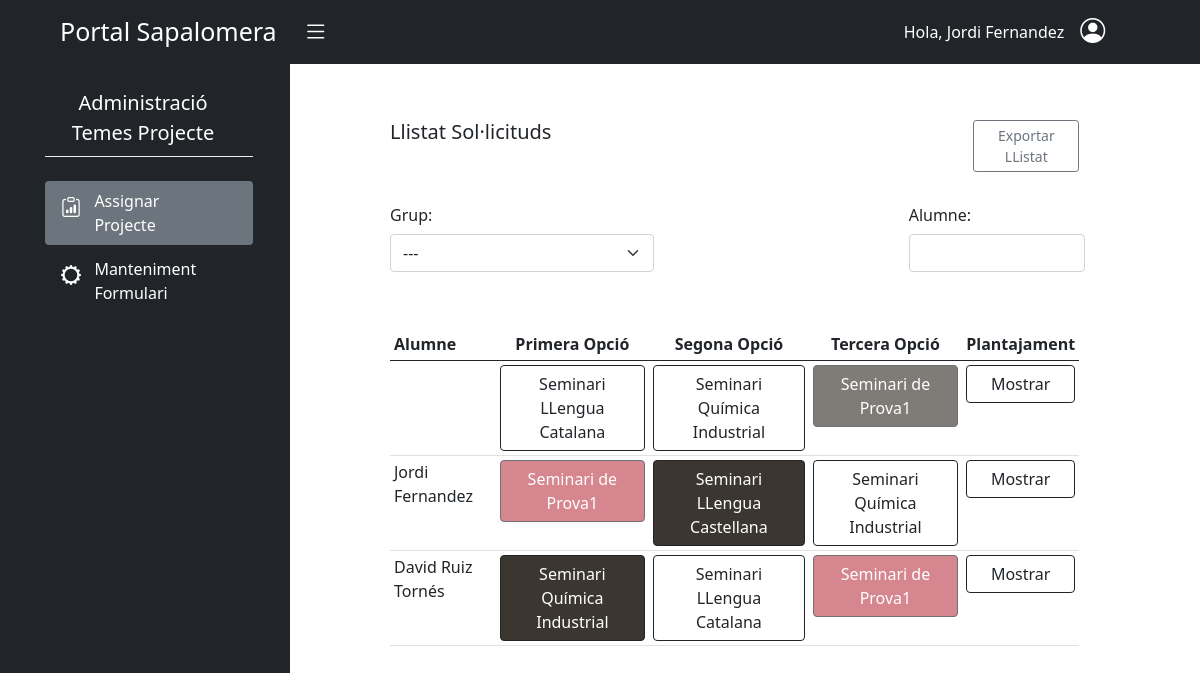
Page /aplicacions/projecte_batxillerat/assignarProjecte/ (signed in) on the committed database.
### batxillerat_projecte/models.py (models this page shows)
class Solicitud(models.Model):
    plantajament = models.TextField()
    seminari = models.ForeignKey(Seminari, on_delete=models.CASCADE)
    usuari = models.ForeignKey(User, on_delete=models.CASCADE)
    assignat = models.BooleanField(default=False)
    class Meta:
        permissions = (
            ("enviar_solicitud", "Pot enviar Solicitud"),
        )

class Seminari(models.Model):
    nom = models.CharField(max_length=100)
    departament = models.ForeignKey(Departament, on_delete=models.CASCADE)
    places = models.PositiveSmallIntegerField()
    def __str__(self):
        return self.nom

### batxillerat_projecte/decorators.py (the view)
    def func(request, *args, **kwargs):
        if request.user in llistaEncarregats or request.user.is_staff:
            return view_func(request, *args, **kwargs)
        else:
            raise PermissionDenied

### batxillerat_projecte/templates/batx_seminaris/assignar_projecte.html (shortened to what this page needs)
{% extends "base.html" %}
{% load crispy_forms_tags %}
{% load static %}
{% block content %}
<div id="wrapper">
  <div class="container-fluid">
      <div id="sidebar-wrapper">
          <ul class="sidebar-nav">
              <div class="row d-flex justify-content-center">
                  <div class="col-11">
                      <div class="row">
                          <div class="col-11 text-white">
                              <ul>
                                  <li class="colorNavLink fs-5 nav-link pt-4 ps-1 text-center colorNavModificat">Administració </br>Temes Projecte</li>
                                  <div style="background-color:#EAEFF5;height:1px;"></div>
                                  <li class="colorNavLink rounded nav-link mt-4 bg-secondary" role="button">
                                    <div class="row">
                                      <div class="col-sm-2  pt-1">
                                        <i class="bi bi-clipboard-data me-3" style="font-size:20px;"></i>
                                      </div>
                                      <div class="col-sm-8 pe-2  me-4">
                                          Assignar<br>Projecte
                                      </div>
                                    </div>
                                  </li>
                                  <li onclick = "location.href= '{% url 'batxSeminaris:manteniment-formulari' %}'" class=" colorNavLink nav-link color-boto rounded mt-1" role="button">
                                      <div class="row">
                                        <div class="col-sm-2 pt-1">
                                            <i class="bi bi-gear-wide" style="font-size:20px;" ></i>
                                        </div>
                                        <div class="col-sm-8">
                                            Manteniment <br> Formulari
                                        </div>
                                      </div>
                                    </li>
                              </ul>
                          </div>
                      </div>
                  </div>
              </div>
          </ul>
      </div>
      <div id="page-content-wrapper" class="overflow-auto" style="height:85vh">
          <div class="container-fluid">
            <div class="col p-1 ps-5">
              <div class="container p-2">
                <div class="row py-4">
                    <div class="col-sm-5">
                      <h5>Llistat Sol·licituds</h5>
                    </div>
                    <div class="col-sm-4"></div>
                    <div class="col-sm-2">
                        <button onclick = "location.href= '{% url 'batxSeminaris:exportar-pdf' %}'" type="button" class="btn btn-outline-secondary btn-sm">Exportar LListat</button>
                    </div>
                </div>
                <div class="row d-flex justify-content-between">
                  <div class="col-auto">
                    <label for="grup" class="col-form-label">Grup:</label>
                    <div>
                      <select class="form-select" id="filter">
                        <option selected value="Tots">---</option>
                      </select>
                    </div>
                  </div>
                  <div class="col-sm-4">
                    <label for="alumne" class="col-form-label">Alumne:</label>
                    <div class="col-md-9">
                      <input type="input" id="alumne" class="form-control">
                    </div>
                  </div>
                </div>
                <div class="row py-2">
                  <div class="col-md-11 py-5">
                    <table class=" table-responsive table table-sm table-hover">
                      <thead>
                        <tr>
                            <th>Alumne</th>
                            <th class="text-center">Primera Opció</th>
                            <th class="text-center">Segona Opció</th>
                            <th class="text-center">Tercera Opció</th>
                            <th class="text-center">Plantajament</th>
                        </tr>
                      </thead>
                      <tbody id="taulaSolicituds">
                        {% for key, value in llista_solicituds %}
                          <tr grup="{{value.0.usuari.groups.all.0}}">
                            <td>{{value.0.usuari.get_full_name}}</td>
                              {% for solicitud in value %}
                                <td>
                                  <span data-bs-toggle="popover"
                                        data-bs-trigger="hover"
                                        data-bs-placement="top"
                                        data-bs-content="Places Disponibles: {% for places in placesDisponibles %}{% if solicitud.seminari_id == places.seminari %}{{places.num_places}}{% endif %} {% endfor %} " >
                                    <button
                                      type="button"
                                      class="btn btn-outline-dark w-100 {% if solicitud.assignat == True %}active{% endif %}"
                                      {% for places in placesDisponibles %}{% if solicitud.seminari_id == places.seminari %}{% if places.num_places == 0 %}disabled='disabled'{% endif %}{% endif %} {% endfor %}
                                      usuari-id="{{solicitud.usuari_id}}"
                                      solicitud-id="{{solicitud.id}}"
                                      seminari-id="{{solicitud.seminari_id}}" >{{solicitud.seminari}}</button>
                                  </span>
                                </td>
                              {% endfor %}
                              <td>
                                <button type="button"
                                        class="btn btn-outline-dark w-100"
                                        data-bs-toggle="collapse"
                                        data-bs-target="#mostrar{{key}}"
                                        aria-controls="mostrar{{key}}">Mostrar</button>
                              </td>
                          </tr>
                        {% endfor %}
                      </tbody>
                    </table>
                  </div>
                </div>
              </div>
            </div>
          </div>
      </div>
  </div>
</div>
{% endblock %}

### templates/navbar.html (shortened to what this page needs)
<nav class="navbar navbar-expand-lg navbar-dark  bg-dark">
  <div class="container-fluid">
    <a class="navbar-brand ps-5" style="font-size: 25px;">
      Portal Sapalomera
      <i id="menu-toggle" type="button" class="navbar-toggle collapsed bg-dark bi bi-list" style="padding-left: 20px; font-size:25px;"collapse" data-target="#navbar" aria-expanded="false" aria-controls="navbar"></i>
    </a>
    <div style="margin-right: 5%;">
      <ul class="navbar-nav" >
        <li class="nav-item"><a class="nav-link" style="color: white;" >Hola, {{user.get_full_name}}</a></li>
        <div class="dropdown pe-4">
          <a class="p-0 ps-2 text-dark" role="button" id="dropdownMenuLink"  data-bs-toggle="dropdown" aria-expanded="false">
            <i class=" bi bi-person-circle text-white" style="font-size: 25px;"></i>
          </a>
        </div>
      </ul>
    </div>
  </div>
</nav>

### static/css/style.css (style rules this page uses)
#wrapper { padding-left: 0; -webkit-transition: all 0.5s ease; -moz-transition: all 0.5s ease; -o-transition: all 0.5s ease; transition: all 0.5s ease; }
#sidebar-wrapper { overflow-y: scroll; overflow-x: hidden; position: fixed; left: 290px; z-index: 1000; overflow-y: auto; margin-left: -290px; width: 0; height: 100%; background:#212529; -webkit-transition: all 0.5s ease; -moz-transition: all 0.5s ease; -o-transition: all 0.5s ease; transition: all 0.5s ease; }
#page-content-wrapper { padding: 15px; width: 100%; }
.sidebar-nav { position: absolute; top: 0; margin: 0; padding: 0; width: 290px; list-style: none; }
@media (min-width: 768px) { #wrapper { padding-left: 290px; } }
@media (min-width: 768px) { #sidebar-wrapper { width: 290px; } }
@media (min-width: 768px) { #page-content-wrapper { padding: 20px; } }
.colorNavLink { color: white !important; }
.active { background-color: #3b362f !important; color:white !important; }
.butoDesactivat { background-color: #bf4552 !important; color: #ffffff !important; }

### rows in the picture
Solicitud: seminari "Seminari LLengua Catalana"
Solicitud: seminari "Seminari Química Industrial"
Solicitud: seminari "Seminari de Prova1"
Solicitud: usuari.last_name "Jordi Fernandez", seminari "Seminari de Prova1"
Solicitud: seminari "Seminari LLengua Castellana"
Solicitud: seminari "Seminari Química Industrial"
Solicitud: usuari.last_name "David Ruiz Tornés", seminari "Seminari Química Industrial"
Solicitud: seminari "Seminari LLengua Catalana"
Solicitud: seminari "Seminari de Prova1"

### other values in the picture
{{ user.get_full_name }} "Jordi Fernandez"
